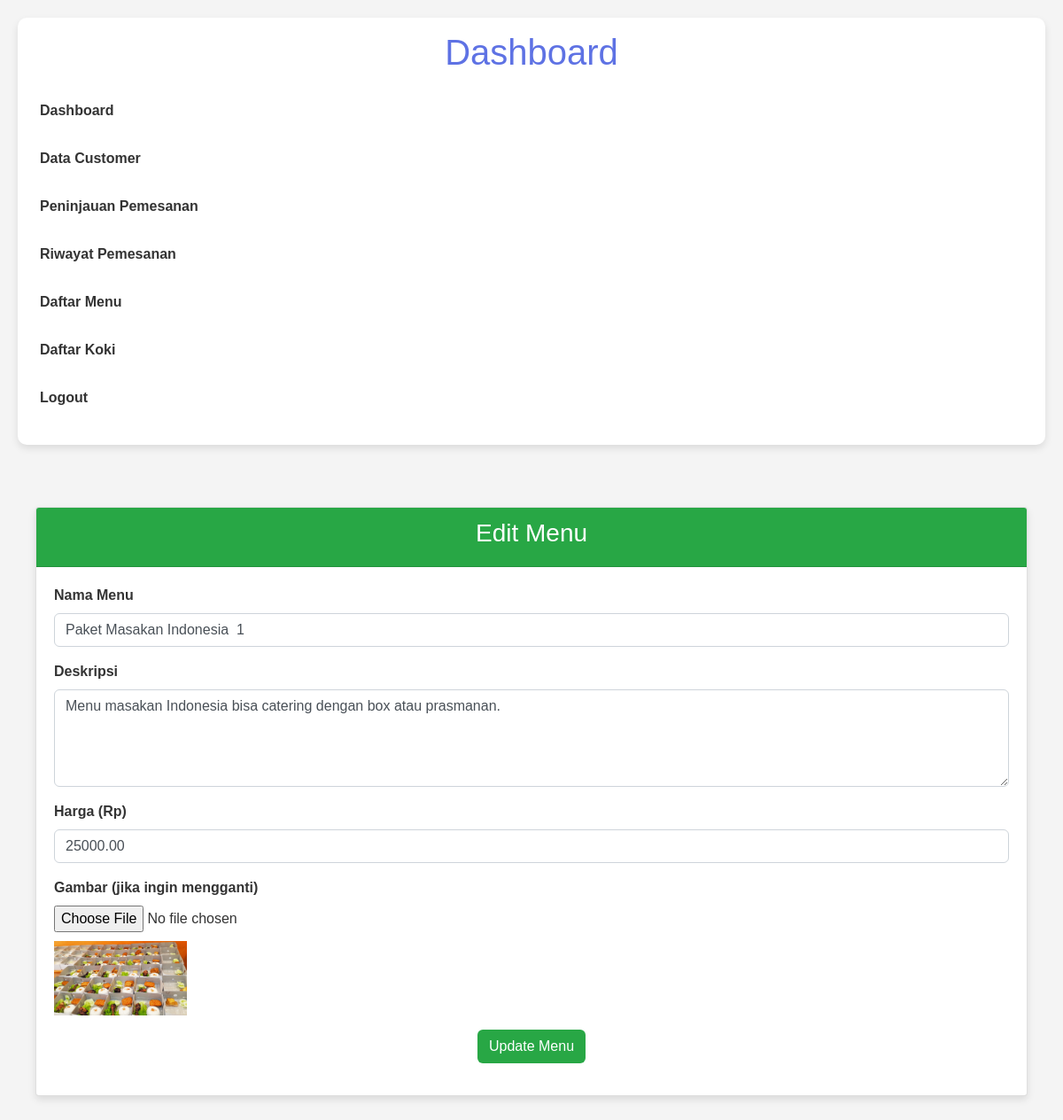
Page /admin/edit_menu.php?id_menu=1 (signed in) on the committed database.
### tables this page shows
CREATE TABLE `produk_menu` (
  `ID_MENU` int(11) NOT NULL,
  `NAMA_MENU` varchar(100) DEFAULT NULL,
  `DESKRIPSI` text DEFAULT NULL,
  `HARGA` decimal(10,2) DEFAULT NULL,
  `GAMBAR` varchar(255) DEFAULT NULL
);

### admin/edit_menu.php (the view, shortened to what this page needs)
<?php
include('../config.php');
if (isset($_GET['id_menu'])) {
    $id_menu = $_GET['id_menu'];
    $query = "SELECT * FROM PRODUK_MENU WHERE ID_MENU = '$id_menu'";
    $result = $conn->query($query);
    if ($result->num_rows > 0) {
        $menu = $result->fetch_assoc();
    } else {
        header("Location: admin_menu.php");
        exit();
    }
} else {
    header("Location: admin_menu.php");
    exit();
}
?>
<!DOCTYPE html>
<html lang="id">
<head>
    <link href="https://stackpath.bootstrapcdn.com/bootstrap/4.5.2/css/bootstrap.min.css" rel="stylesheet">
</head>
<body>
<?php include('navbar_admin.php'); ?>
<section class="admin-menu-section">
    <div class="container">
        <div class="card">
            <div class="card-header text-center">
                <h3>Edit Menu</h3>
            </div>
            <div class="card-body">
                <form action="edit_menu.php?id_menu=<?php echo $menu['ID_MENU']; ?>" method="POST" enctype="multipart/form-data">
                    <div class="form-group">
                        <label for="nama_menu">Nama Menu</label>
                        <input type="text" class="form-control" name="nama_menu" id="nama_menu" value="<?php echo htmlspecialchars($menu['NAMA_MENU']); ?>" required>
                    </div>
                    <div class="form-group">
                        <label for="deskripsi">Deskripsi</label>
                        <textarea class="form-control" name="deskripsi" id="deskripsi" rows="4" required><?php echo htmlspecialchars($menu['DESKRIPSI']); ?></textarea>
                    </div>
                    <div class="form-group">
                        <label for="harga">Harga (Rp)</label>
                        <input type="number" class="form-control" name="harga" id="harga" value="<?php echo $menu['HARGA']; ?>" required>
                    </div>
                    <div class="form-group">
                        <label for="gambar">Gambar (jika ingin mengganti)</label>
                        <input type="file" class="form-control-file" name="gambar" id="gambar">
                        <?php if ($menu['GAMBAR']): ?>
                            <img src="images/<?php echo $menu['GAMBAR']; ?>" class="img-preview" alt="Gambar Menu">
                        <?php endif; ?>
                    </div>
                    <div class="form-group text-center">
                        <button type="submit" class="btn btn-submit">Update Menu</button>
                    </div>
                </form>
            </div>
        </div>
    </div>
</section>
</body>
</html>

### admin/edit_menu.php (style rules this page uses)
body { background-color: #f8f9fa; }
.admin-menu-section { margin-top: 50px; }
.card { box-shadow: 0 4px 8px rgba(0, 0, 0, 0.1); }
.card-header { background-color: #28a745; color: white; }
.form-group label { font-weight: bold; }
.form-control, .btn { border-radius: 0.375rem; }
.btn-submit { background-color: #28a745; color: white; }
.img-preview { max-width: 150px; margin-top: 10px; }

### admin/navbar_admin.php (style rules this page uses)
body { font-family: Arial, sans-serif; background-color: #f4f4f4; color: #333; }
.container { max-width: 1200px; margin: 0 auto; padding: 20px; }

### rows in the picture
produk_menu: nama_menu "Paket Masakan Indonesia 1", deskripsi "Menu masakan Indonesia bisa catering dengan box atau prasmanan.", harga "25000.00", GAMBAR (picture)
